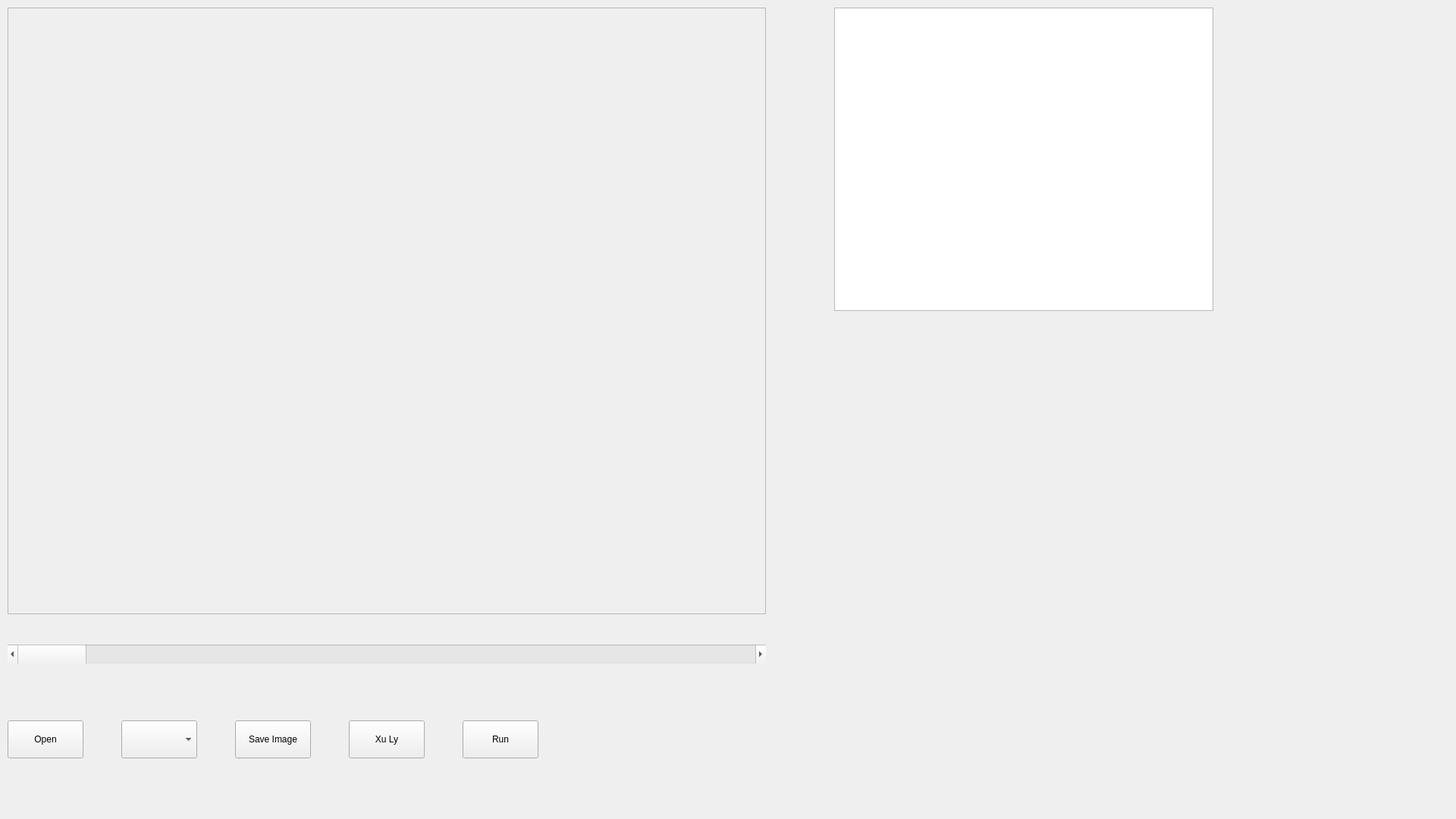
<?xml version="1.0" encoding="UTF-8"?>
<ui version="4.0">
 <class>Form</class>
 <widget class="QWidget" name="Form">
  <property name="geometry">
   <rect>
    <x>0</x>
    <y>0</y>
    <width>1920</width>
    <height>1080</height>
   </rect>
  </property>
  <property name="windowTitle">
   <string>Form</string>
  </property>
  <widget class="QScrollArea" name="scrollArea_ShowImage">
   <property name="geometry">
    <rect>
     <x>10</x>
     <y>10</y>
     <width>1000</width>
     <height>800</height>
    </rect>
   </property>
   <property name="widgetResizable">
    <bool>true</bool>
   </property>
   <widget class="QWidget" name="scrollAreaWidgetContents">
    <property name="geometry">
     <rect>
      <x>0</x>
      <y>0</y>
      <width>998</width>
      <height>798</height>
     </rect>
    </property>
   </widget>
  </widget>
  <widget class="QPushButton" name="btn_Open">
   <property name="geometry">
    <rect>
     <x>10</x>
     <y>950</y>
     <width>100</width>
     <height>50</height>
    </rect>
   </property>
   <property name="text">
    <string>Open</string>
   </property>
  </widget>
  <widget class="QComboBox" name="box_SelecImage">
   <property name="geometry">
    <rect>
     <x>160</x>
     <y>950</y>
     <width>100</width>
     <height>50</height>
    </rect>
   </property>
  </widget>
  <widget class="QPushButton" name="btn_SaveImage">
   <property name="geometry">
    <rect>
     <x>310</x>
     <y>950</y>
     <width>100</width>
     <height>50</height>
    </rect>
   </property>
   <property name="text">
    <string>Save Image</string>
   </property>
  </widget>
  <widget class="QPushButton" name="btn_Process">
   <property name="geometry">
    <rect>
     <x>460</x>
     <y>950</y>
     <width>100</width>
     <height>50</height>
    </rect>
   </property>
   <property name="text">
    <string>Xu Ly</string>
   </property>
  </widget>
  <widget class="QPushButton" name="btn_Run">
   <property name="geometry">
    <rect>
     <x>610</x>
     <y>950</y>
     <width>100</width>
     <height>50</height>
    </rect>
   </property>
   <property name="text">
    <string>Run</string>
   </property>
  </widget>
  <widget class="QScrollBar" name="horizontalScrollBar_Thresold">
   <property name="geometry">
    <rect>
     <x>10</x>
     <y>850</y>
     <width>1000</width>
     <height>25</height>
    </rect>
   </property>
   <property name="orientation">
    <enum>Qt::Horizontal</enum>
   </property>
  </widget>
  <widget class="QTableWidget" name="tableWidget_Infor">
   <property name="geometry">
    <rect>
     <x>1100</x>
     <y>10</y>
     <width>500</width>
     <height>400</height>
    </rect>
   </property>
  </widget>
 </widget>
 <resources/>
 <connections/>
</ui>
